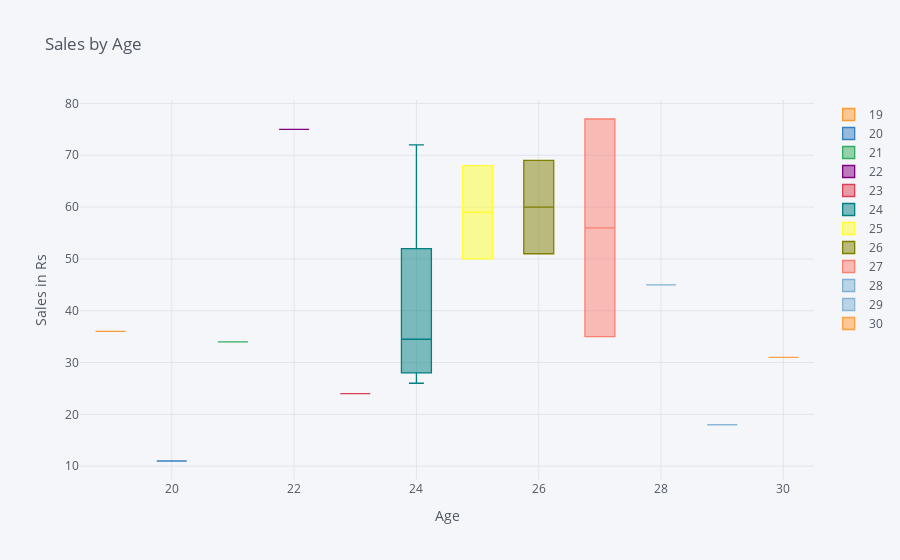

The notebook cell saved with this chart:
### Code cell
#Combine the power of Pandas with plotly + cufflinks
#Plot a boxplot of Sales by Age
data1.pivot(columns='Age', values='Sales in Rs').iplot(
        kind='box',xTitle='Age',
        yTitle='Sales in Rs',
        title='Sales by Age')

### Figure 1 — Plotly figure (JSON) as saved in the notebook; plotly's stock layout.template omitted (floating-point values rounded to 4 significant figures)
{"data": [{"boxpoints": false, "line": {"width": 1.3}, "marker": {"color": "rgba(255, 153, 51, 1.0)"}, "name": "19", "orientation": "v", "type": "box", "y": [null, null, null, null, null, null, null, null, null, null, 36, null, null, null, null, null, null, null, null, null]}, {"boxpoints": false, "line": {"width": 1.3}, "marker": {"color": "rgba(55, 128, 191, 1.0)"}, "name": "20", "orientation": "v", "type": "box", "y": [null, null, 11, null, null, null, null, null, null, null, null, null, null, null, null, null, null, null, null, null]}, {"boxpoints": false, "line": {"width": 1.3}, "marker": {"color": "rgba(50, 171, 96, 1.0)"}, "name": "21", "orientation": "v", "type": "box", "y": [null, null, null, null, null, null, null, null, null, null, null, null, null, null, 34, null, null, null, null, null]}, {"boxpoints": false, "line": {"width": 1.3}, "marker": {"color": "rgba(128, 0, 128, 1.0)"}, "name": "22", "orientation": "v", "type": "box", "y": [null, 75, null, null, null, null, null, null, null, null, null, null, null, null, null, null, null, null, null, null]}, {"boxpoints": false, "line": {"width": 1.3}, "marker": {"color": "rgba(219, 64, 82, 1.0)"}, "name": "23", "orientation": "v", "type": "box", "y": [null, null, null, null, null, null, null, 24, null, null, null, null, null, null, null, null, null, null, null, null]}, {"boxpoints": false, "line": {"width": 1.3}, "marker": {"color": "rgba(0, 128, 128, 1.0)"}, "name": "24", "orientation": "v", "type": "box", "y": [null, null, null, null, null, 52, 26, null, 28, null, null, 72, null, null, null, 40, null, null, 29, null]}, {"boxpoints": false, "line": {"width": 1.3}, "marker": {"color": "rgba(255, 255, 51, 1.0)"}, "name": "25", "orientation": "v", "type": "box", "y": [50, null, null, null, null, null, null, null, null, null, null, null, null, null, null, null, null, null, null, 68]}, {"boxpoints": false, "line": {"width": 1.3}, "marker": {"color": "rgba(128, 128, 0, 1.0)"}, "name": "26", "orientation": "v", "type": "box", "y": [null, null, null, null, null, null, null, null, null, null, null, null, 69, 51, null, null, null, null, null, null]}, {"boxpoints": false, "line": {"width": 1.3}, "marker": {"color": "rgba(251, 128, 114, 1.0)"}, "name": "27", "orientation": "v", "type": "box", "y": [null, null, null, 77, null, null, null, null, null, null, null, null, null, null, null, null, null, 35, null, null]}, {"boxpoints": false, "line": {"width": 1.3}, "marker": {"color": "rgba(128, 177, 211, 1.0)"}, "name": "28", "orientation": "v", "type": "box", "y": [null, null, null, null, 45, null, null, null, null, null, null, null, null, null, null, null, null, null, null, null]}, {"boxpoints": false, "line": {"width": 1.3}, "marker": {"color": "rgba(128, 177, 211, 0.8999999999999999)"}, "name": "29", "orientation": "v", "type": "box", "y": [null, null, null, null, null, null, null, null, null, null, null, null, null, null, null, null, 18, null, null, null]}, {"boxpoints": false, "line": {"width": 1.3}, "marker": {"color": "rgba(255, 153, 51, 0.8999999999999999)"}, "name": "30", "orientation": "v", "type": "box", "y": [null, null, null, null, null, null, null, null, null, 31, null, null, null, null, null, null, null, null, null, null]}], "layout": {"legend": {"bgcolor": "#F5F6F9", "font": {"color": "#4D5663"}}, "paper_bgcolor": "#F5F6F9", "plot_bgcolor": "#F5F6F9", "title": {"font": {"color": "#4D5663"}, "text": "Sales by Age"}, "xaxis": {"gridcolor": "#E1E5ED", "showgrid": true, "tickfont": {"color": "#4D5663"}, "title": {"font": {"color": "#4D5663"}, "text": "Age"}, "zerolinecolor": "#E1E5ED"}, "yaxis": {"gridcolor": "#E1E5ED", "showgrid": true, "tickfont": {"color": "#4D5663"}, "title": {"font": {"color": "#4D5663"}, "text": "Sales in Rs"}, "zerolinecolor": "#E1E5ED"}}}
